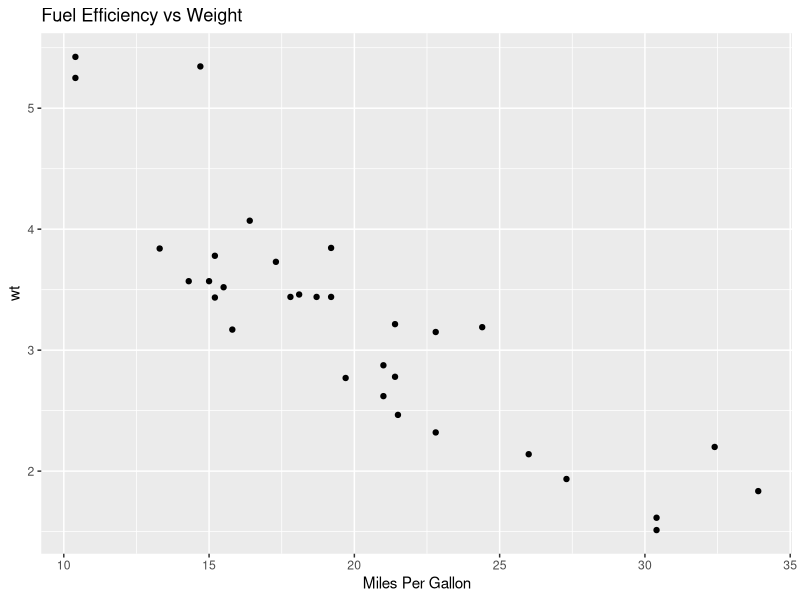

The R source for this figure:
# EXPECTED_FORM: plot
# SETUP: library(ggplot2)
# NL: using mtcars, make a scatter plot of mpg vs wt and add the title "Fuel Efficiency vs Weight" and rename the x-axis label to "Miles Per Gallon"
library(ggplot2)
ggplot(mtcars, aes(x = mpg, y = wt)) + geom_point() + labs(title = "Fuel Efficiency vs Weight", x = "Miles Per Gallon")
